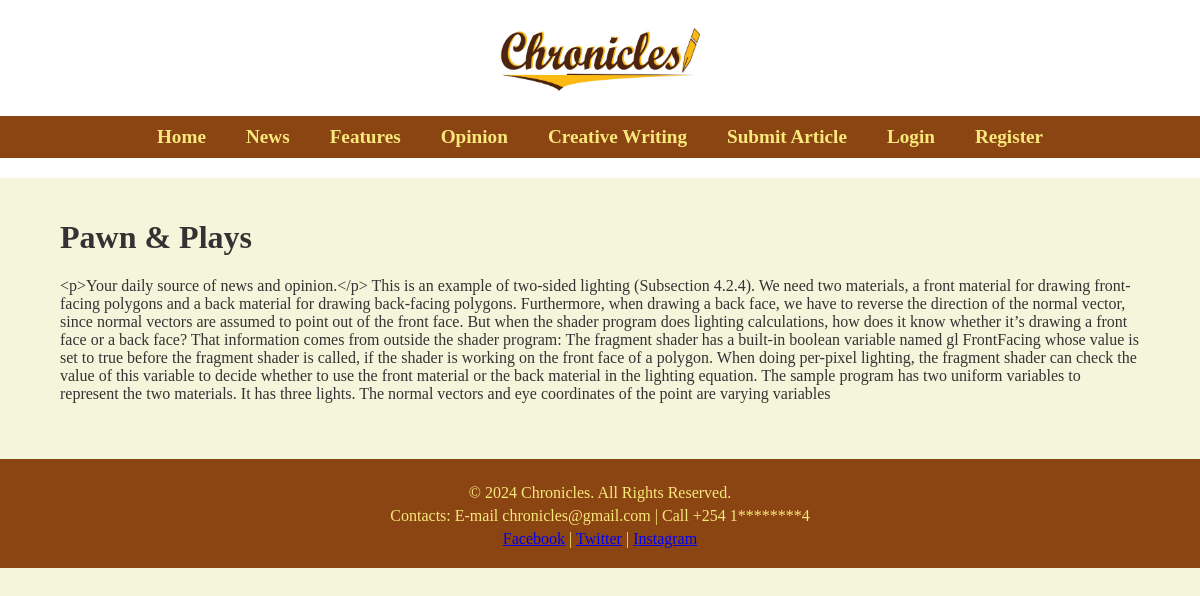
Screenshot of /article/2/ with the database file from the repository.
### articles/models.py (models this page shows, shortened)
class Article(models.Model):
    CATEGORY_CHOICES = [
        ('news', 'News'),
        ('features', 'Features'),
        ('opinion', 'Opinion'),
        ('creative', 'Creative'),
    ]
    title = models.CharField(max_length=200)
    content = models.TextField()
    image = models.ImageField(upload_to='article_images/', blank=True, null=True)
    category = models.CharField(max_length=20, choices=CATEGORY_CHOICES)
    approved = models.BooleanField(default=False)
    created_at = models.DateTimeField(auto_now_add=True)

### articles/views.py (the view)
# urls.py: path('article/<int:article_id>/', views.article_detail, name='article_detail'),
def article_detail(request, article_id):
    article = get_object_or_404(Article, id=article_id)
    return render(request, 'articles/article_detail.html', {'article':article})

### articles/templates/articles/article_detail.html (shortened to what this page needs)
{% extends 'base.html' %}
{% block content %}
<div class="container article-detail">
    <h1>{{ article.title }}</h1>
    <p>{{ article.content }}</p>
</div>
{% endblock %}

### articles/static/articles/styles.css (style rules this page uses)
body { font-family: 'Century Schoolbook', serif; background-color: #F5F5DC; margin: 0; padding: 0; color: #333; box-sizing: border-box; }
.container { width: 90%; margin: 0 auto; padding: 20px; }

### rows the page displays
Article: title "Pawn & Plays", content "<p>Your daily source of news and opinion.</p> This is an example of two-sided lighting (Subsection 4.2.4). We need two materials, a front material for drawing front-facing polygons and a back material for drawing back-facing polygons. Furthermore, when drawing a back face, we have to reverse the direction of the normal vector, since normal vectors are assumed to point out of the front face. But when the shader program does lighting calculations, how does it know whether it’s drawing a front face or a back face? That information comes from outside the shader program: The fragment shader has a built-in boolean variable named gl FrontFacing whose value is set to true before the fragment shader…"
